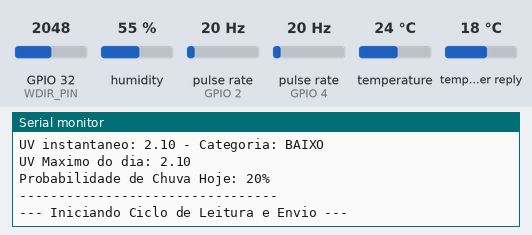
The sketch below on a simulated ESP32. On the bench: the last lines printed to the serial monitor. Wiring (inferred from the names in the program): 2 × pulse sensor: data GPIO 2 / data GPIO 4. Inputs (shaded band) come from the test bench; at power-on: GPIO 32 (WDIR_PIN) = 2048, pulse rate (sensors on GPIO 4, GPIO 2) 20 Hz, humidity 55 %, temperature 24 °C, temperature in the weather reply 18 °C. WiFi joins after 1.5 s; servers stay silent unless stated; the local clock reads 2024-03-15 10:24:30 at power-on unless the sketch sets it; web services answer with replies made up by the test bench.

Above: at 3.2 s.
3.3 s: GPIO 32 (WDIR_PIN) set to 2840
At 8.9 s:
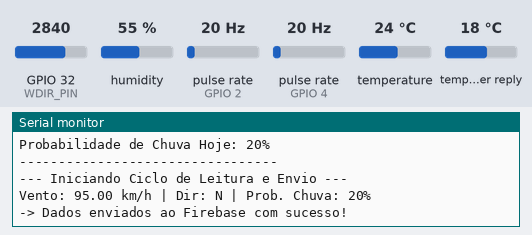
9.8 s: GPIO 32 (WDIR_PIN) set to 2760
At 18.14 s:
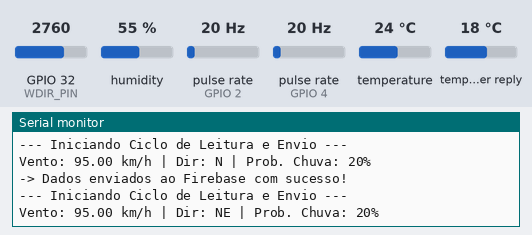
19.5 s: GPIO 32 (WDIR_PIN) set to 1228
At 28.15 s:
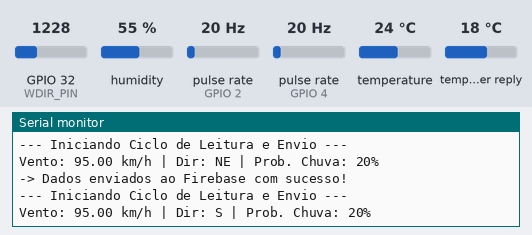
29.5 s: pulse rate (sensor on GPIO 4) set to 4 Hz
At 30.1 s:
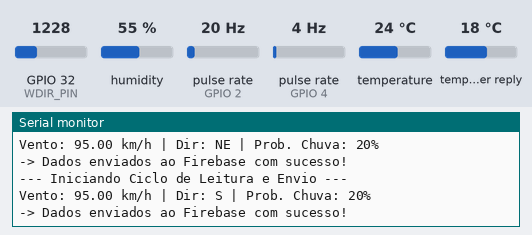
31.0 s: GPIO 32 (WDIR_PIN) set to 1060
At 38.16 s:
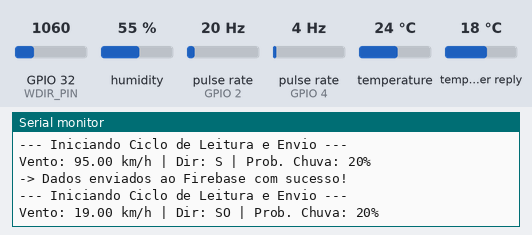
39.5 s: GPIO 32 (WDIR_PIN) set to 160
At 48.16 s:
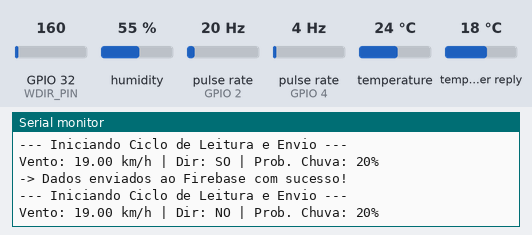

Measured:
- after the input at 3.3 s, the serial monitor: prints a new line after 4.9 s (image 1)
- after the input at 9.8 s, the serial monitor: prints a new line after 8.2 s (image 2)
- after the input at 19.5 s, the serial monitor: prints a new line after 8.5 s (image 3)
- after the input at 31.0 s, the serial monitor: prints a new line after 7.0 s (image 5)
- after the input at 39.5 s, the serial monitor: prints a new line after 8.5 s (image 6)

The sketch:

estacao_meteorologica.ino
```cpp
#include <WiFi.h>
#include <HTTPClient.h>
#include <ArduinoJson.h>
#include <DHT.h>
#include "time.h"
#include <FirebaseESP32.h>   // Biblioteca Firebase ESP32 (Mobizt) – v4.x ou superior

/* ==================== CONFIGURAÇÃO DO USUÁRIO ==================== */
// IMPORTANTE: Insira as credenciais da sua rede Wi-Fi
const char* ssid     = "NOME_DA_SUA_REDE_WIFI";
const char* password = "SENHA_DA_SUA_REDE_WIFI";

// IMPORTANTE: Substitua pelas credenciais do seu projeto Firebase
#define API_KEY          "SUA_API_KEY_AQUI"
#define FIREBASE_HOST    "URL_DO_SEU_FIREBASE_AQUI"
#define DATABASE_SECRET  "SEU_DATABASE_SECRET_AQUI"

// IMPORTANTE: Insira as coordenadas geográficas da sua estação para a API de Previsão
float latitudeForcada  = -00.000000;  // Insira sua latitude
float longitudeForcada = -00.000000;  // Insira sua longitude

/* ==================== PINOS DOS SENSORES ==================== */
const int REED      = 2;   // Pluviômetro
#define Hall_sensor 4      // Anemômetro
#define DHTPIN      5      // DHT22
#define WDIR_PIN    32     // Direção do vento (Analógico)

/* ==================== VARIÁVEIS GLOBAIS ==================== */
volatile int REEDCOUNT = 0;
volatile unsigned long lastDebounceTime = 0;
int ultimoDia = -1;

// Dados vindos da API Open-Meteo
float  meteoDaylightHoras = 0;
float  meteoSunshineHoras = 0;
float  meteoUVInst        = 0;
float  meteoUVMax         = 0;
int    meteoProbChuva     = 0;

// Anemômetro
const float pi = 3.14159265;
int period = 5000;             // 5 segundos travado medindo vento
int radius = 105;              // Raio em mm
volatile unsigned int counter = 0;
float speedwind = 0;
String direcaoParaEnvio = "";

// DHT22
#define DHTTYPE DHT22
DHT dht(DHTPIN, DHTTYPE);

// Firebase
FirebaseConfig  config;
FirebaseAuth    auth;
FirebaseData    fbdo;

// Tempo (NTP)
const char* ntpServer     = "pool.ntp.org";
const long  gmtOffset_sec = -10800;   // GMT-3 (Brasil)
const int   daylightOffset_sec = 0;

unsigned long ultimoEnvio = 0;
const unsigned long intervaloEnvio = 10000; // Envia a cada 10 segundos

/* ==================== FUNÇÕES DE INTERRUPÇÃO ==================== */
void IRAM_ATTR addcount() {
  counter++;
}

void IRAM_ATTR rainInterrupt() {
  unsigned long agora = millis();
  if ((agora - lastDebounceTime) > 200) {
    REEDCOUNT++;
    lastDebounceTime = agora;
  }
}

/* ==================== FUNÇÕES AUXILIARES ==================== */
String obterCategoriaUV(float uv) {
  if (uv < 3.0)  return "BAIXO";
  if (uv < 6.0)  return "MODERADO";
  if (uv < 8.0)  return "ALTO";
  if (uv < 11.0) return "MUITO ALTO";
  return "EXTREMO";
}

unsigned long getTimeStampSec() {
  time_t now;
  struct tm timeinfo;
  if (!getLocalTime(&timeinfo)) {
    return 0;
  }
  return mktime(&timeinfo);
}

int get_wind_direction() {
  long wds = 0;
  for (int i = 0; i < 20; i++) {
    wds += analogRead(WDIR_PIN);
    delay(50);
  }
  int ar = wds / 20;

  String txt = "";
  if (ar > 2800)       { txt = "N";  }
  else if (ar > 2300)  { txt = "NE"; }
  else if (ar > 1900)  { txt = "L";  }
  else if (ar > 1500)  { txt = "SE"; }
  else if (ar > 1100)  { txt = "S";  }
  else if (ar > 700)   { txt = "SO"; }
  else if (ar > 400)   { txt = "O";  }
  else                 { txt = "NO"; }

  direcaoParaEnvio = txt;
  return ar;
}

/* ==================== FUNÇÃO DE ENVIO PARA O FIREBASE ==================== */
void enviarParaFirebase() {
  Serial.println("\n--- Iniciando Ciclo de Leitura e Envio ---");

  // 1. Medição do Vento (Trava por 5 segundos acumulando pulsos)
  counter = 0;
  attachInterrupt(digitalPinToInterrupt(Hall_sensor), addcount, RISING);

  unsigned long start = millis();
  while (millis() < start + period) { yield(); }

  detachInterrupt(digitalPinToInterrupt(Hall_sensor));

  unsigned int RPM = ((counter) * 60) / (period / 1000);
  float wind_ms = ((4 * pi * radius * RPM) / 60) / 1000;
  speedwind = roundf(wind_ms * 3.6 * 100) / 100.0;

  // Atualiza direção do vento
  get_wind_direction();

  // 2. Leitura do DHT22
  float t = dht.readTemperature();
  float h = dht.readHumidity();
  if (isnan(t) || isnan(h)) {
    Serial.println("Falha ao ler DHT22! Enviando valores zerados.");
    t = 0; h = 0;
  }

  // 3. Captura o Timestamp real do NTP
  unsigned long timestamp_atual = getTimeStampSec();

  // 4. Montagem do JSON para o Firebase
  FirebaseJson json;
  json.set("ts", timestamp_atual);
  json.set("t", (int)round(t * 100));            // Temp * 100 para o JS ler correto no WebApp
  json.set("h", (int)round(h * 100));            // Umidade * 100
  json.set("vw", (int)round(speedwind * 10));    // Vento * 10
  json.set("wd", direcaoParaEnvio);              // Texto da direção ("N", "NE"...)
  json.set("pc", meteoProbChuva);                // Probabilidade de chuva da API
  json.set("uvi", (int)round(meteoUVInst * 100));// Índice UV da API
  json.set("rc", REEDCOUNT);                     // Pulsos do Pluviômetro

  // 5. Envio Efetivo
  Serial.printf("Vento: %.2f km/h | Dir: %s | Prob. Chuva: %d%%\n", speedwind, direcaoParaEnvio.c_str(), meteoProbChuva);

  if (Firebase.pushJSON(fbdo, "/sensorData", json)) {
    Serial.println("-> Dados enviados ao Firebase com sucesso!");
  } else {
    Serial.println("-> Erro ao enviar ao Firebase: " + fbdo.errorReason());
  }
}

/* ==================== SETUP ==================== */
void setup() {
  Serial.begin(115200);
  delay(500);
  dht.begin();

  pinMode(REED, INPUT_PULLUP);
  pinMode(Hall_sensor, INPUT_PULLUP);

  // Interrupção fixa do Pluviômetro (roda direto em background)
  attachInterrupt(digitalPinToInterrupt(REED), rainInterrupt, FALLING);

  // Conexão WiFi
  WiFi.begin(ssid, password);
  Serial.print("Conectando ao WiFi");
  while (WiFi.status() != WL_CONNECTED) {
    delay(500); Serial.print(".");
  }
  Serial.println("\nWiFi conectado!");

  // Sincronização de Tempo NTP
  configTime(gmtOffset_sec, daylightOffset_sec, ntpServer);
  Serial.print("Aguardando sincronização NTP...");
  while (!time(nullptr)) {
    delay(500); Serial.print(".");
  }
  Serial.println(" OK");

  // Configuração do Firebase
  config.host = FIREBASE_HOST;
  config.signer.tokens.legacy_token = DATABASE_SECRET;
  config.api_key = API_KEY;

  Firebase.begin(&config, &auth);
  Firebase.reconnectWiFi(true);
  Serial.println("Firebase inicializado com sucesso!");
}

/* ==================== LOOP PRINCIPAL ==================== */
void loop() {
  unsigned long agora = millis();

    // ---------- 0. Verificação de Virada de Dia (Zerar Pluviômetro) ----------
  struct tm timeinfo;
  if (getLocalTime(&timeinfo)) {
    if (ultimoDia != -1 && ultimoDia != timeinfo.tm_mday) {
      REEDCOUNT = 0;
      Serial.println("\n*** MEIA-NOITE! Pluviômetro zerado para o novo dia. ***\n");
    }
    ultimoDia = timeinfo.tm_mday;
  }

  // ---------- 1. Atualização da API Open-Meteo (A cada 15 min) ----------
  static unsigned long ultimaLeituraMeteo = 0;
  const unsigned long intervaloMeteo = 900000; // 15 minutos

  if (agora - ultimaLeituraMeteo >= intervaloMeteo || ultimaLeituraMeteo == 0) {
    ultimaLeituraMeteo = agora;
    Serial.println("\n[API] Buscando dados novos no Open-Meteo...");

    if (WiFi.status() == WL_CONNECTED) {
      HTTPClient http;

      // Pedimos o UV instantâneo em 'current' e o resumo do dia em 'daily'
      String url = "https://api.open-meteo.com/v1/forecast?latitude="
                   + String(latitudeForcada,6) + "&longitude="
                   + String(longitudeForcada,6)
                   + "&current=uv_index&daily=uv_index_max,daylight_duration,sunshine_duration,precipitation_probability_max&timezone=America%2FSao_Paulo";

      http.begin(url);
      int httpCode = http.GET();
      if (httpCode == 200) { // Sucesso HTTP
        String payload = http.getString();

        // JSON formatado para caber em 1500 bytes de memória de parse
        DynamicJsonDocument doc(1500);
        DeserializationError error = deserializeJson(doc, payload);

        if (!error) {
          JsonObject current = doc["current"];
          JsonObject daily = doc["daily"];

          if (!current.isNull() && !daily.isNull()) {
            // Duração do dia e sol direto da API (Convertendo segundos para horas decimais)
            meteoDaylightHoras = (float)daily["daylight_duration"][0] / 3600.0;
            meteoSunshineHoras = (float)daily["sunshine_duration"][0] / 3600.0;

            // UV Instantâneo (obtido do exato momento atual)
            meteoUVInst        = (float)current["uv_index"];

            // UV Máximo previsto para o dia de hoje
            meteoUVMax         = (float)daily["uv_index_max"][0];

            // Probabilidade MÁXIMA de chuva para o dia de hoje
            meteoProbChuva     = (int)daily["precipitation_probability_max"][0];

            Serial.println("[API] Dados da API atualizados com sucesso!");
          } else {
            Serial.println("[API] Erro: Estrutura 'current' ou 'daily' ausente no JSON.");
          }
        } else {
          Serial.print("[API] Falha ao fazer parse JSON: ");
          Serial.println(error.c_str());
        }
      } else {
        Serial.printf("[API] Erro Open-Meteo HTTP: %d\n", httpCode);
      }
      http.end();
    } else {
      Serial.println("[API] Sem Wi-Fi, pulando atualização da Open-Meteo.");
    }

    Serial.println("--- Valores da API Open-Meteo ---");
    Serial.printf("Horas de luz do dia: %.2f h\n", meteoDaylightHoras);
    Serial.printf("Horas de sol direto: %.2f h\n", meteoSunshineHoras);
    Serial.printf("UV instantaneo: %.2f - Categoria: %s\n", meteoUVInst, obterCategoriaUV(meteoUVInst).c_str());
    Serial.printf("UV Maximo do dia: %.2f\n", meteoUVMax);
    Serial.printf("Probabilidade de Chuva Hoje: %d%%\n", meteoProbChuva);
    Serial.println("---------------------------------");
  }

  // ---------- 2. Envio Periódico para o Firebase ----------
  if (agora - ultimoEnvio >= intervaloEnvio || ultimoEnvio == 0) {
    ultimoEnvio = agora;
    if (WiFi.status() == WL_CONNECTED) {
      enviarParaFirebase();
    } else {
      Serial.println("Sem WiFi para enviar ao Firebase.");
    }
  }

  delay(10); // Estabilidade do sistema e watchdog
}
```
